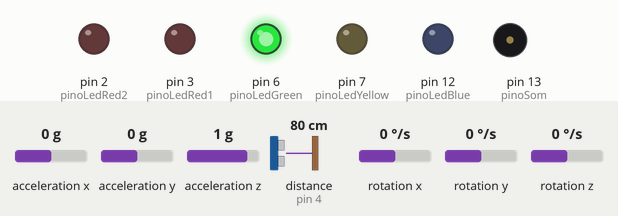
The sketch below on a simulated Arduino Uno, built with avr-gcc and run on an emulated ATmega328P. Shown: output pins drawn as LEDs (lit = HIGH), buzzer (waves = sounding). The test bench sets the inputs (shaded band); at power-on: distance to the obstacle (sensor on pin 4) 80 cm, acceleration y 0 g, acceleration x 0 g, acceleration z 1 g, rotation x 0 °/s, rotation y 0 °/s, rotation z 0 °/s. The echo pulse lasts 58.3 µs per cm.

Above: at 4.2 s.
4.3 s: distance to the obstacle (sensor on pin 4) set to 10 cm
5.8 s: distance to the obstacle (sensor on pin 4) set to 7 cm
At 6.2 s:
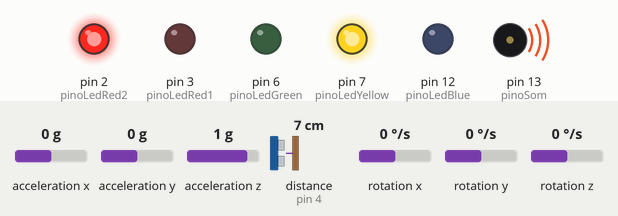
7.3 s: acceleration y set to 0.3 g
At 8.5 s:
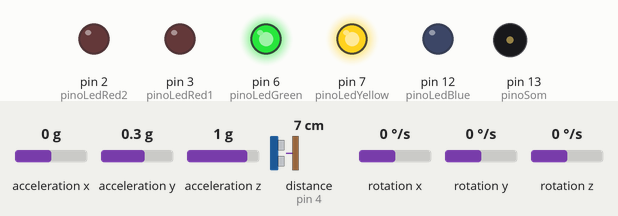
8.8 s: acceleration y set to 0.6 g
At 9.8 s:
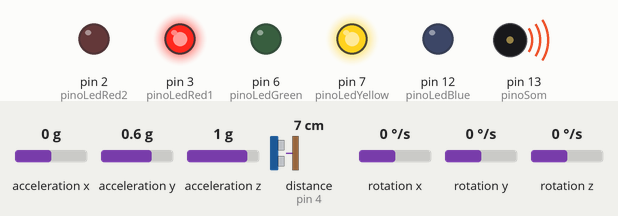
10.3 s: acceleration y set to -1.4 g
At 10.9 s:
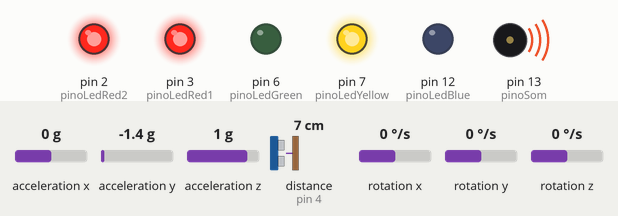
Timing chart, 0 to 13.3 s (numbered marks = the images above; inputs shaded):
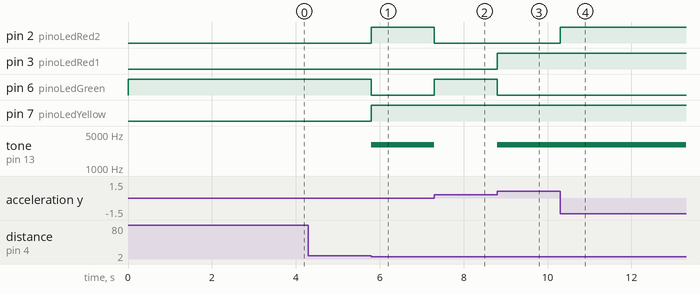

Measured:
- the behaviour switches between 9 and 8 cm on distance to the obstacle (sensor on pin 4) (found by bisection; images 0 and 1)
- the behaviour switches between 0.1 and 0.2 g on acceleration y (found by bisection; images 1 and 2)
- the behaviour switches between 0.4 and 0.5 g on acceleration y (found by bisection; images 2 and 3)
- after the input at 4.3 s, every drawn part: stays the same
- after the input at 5.8 s, pin 2 (pinoLedRed2), pin 7 (pinoLedYellow): LOW → HIGH at once; pin 6 (pinoLedGreen): HIGH → LOW at once; tone on pin 13 (pinoSom): silent → 3000 Hz at once
- after the input at 7.3 s, pin 2 (pinoLedRed2): HIGH → LOW at once; pin 6 (pinoLedGreen): LOW → HIGH at once; tone on pin 13 (pinoSom): 3000 Hz → silent at once
- after the input at 8.8 s, pin 3 (pinoLedRed1): LOW → HIGH at once; pin 6 (pinoLedGreen): HIGH → LOW at once; tone on pin 13 (pinoSom): silent → 3000 Hz at once
- after the input at 10.3 s, pin 2 (pinoLedRed2): LOW → HIGH at once

The sketch:

disp_contr_inclinacao_3_0.ino
```cpp
/*
 * Author: Bruno A Patrocinio
 * Version : 3.1.0
 */
#include <Ultrasonic.h>
#include <MPU6050_tockn.h>
#include <Wire.h>

//pin ultrassound sensor HC04
#define trigger 5
#define echo 4

//constants pin led and buzzer
const int pinoLedRed1 = 3;
const int pinoLedRed2 = 2;
const int pinoLedGreen = 6;
const int pinoLedYellow = 7;
const int pinoLedBlue = 12;
const int pinoSom = 13;

//prototype
void updateAcell();
void engagePrint();
void printData();
void orientation();
void isThereGlass();

//global vars
unsigned long timer = 0;
boolean ligado = false;
boolean isGlass = false;
float distanceCentimeters;
long bounceTimer;

MPU6050 acell(Wire); //obj do tipo MPU6050
Ultrasonic ultra(trigger, echo);

void setup() {
 Serial.begin(38400);
 //initial configs
 pinMode(trigger, OUTPUT);
 digitalWrite(trigger, LOW);
 pinMode(echo, INPUT);

 pinMode(pinoLedRed1, OUTPUT);
 pinMode(pinoLedRed2, OUTPUT);
 pinMode(pinoLedGreen, OUTPUT);
 pinMode(pinoLedYellow, OUTPUT);
 pinMode(pinoLedBlue, OUTPUT);
 pinMode(pinoSom, OUTPUT);

 //initial leds config
 digitalWrite(pinoLedRed1, LOW);
 digitalWrite(pinoLedRed2, LOW);
 digitalWrite(pinoLedYellow, LOW);
 digitalWrite(pinoLedBlue, LOW);
 digitalWrite(pinoLedGreen, HIGH);

 Wire.begin();
 acell.begin();
 //calculate the offset values
 acell.calcGyroOffsets(true);

}//end of setup

void loop() {
 updateAcell(); //call the function
 isThereGlass();
 orientation();
 engagePrint();

}// end of loop

void updateAcell(){
  acell.update(); //update the sensor data

}//end of updateAcell

void engagePrint(){
  if(Serial.available()){
    char c = Serial.read();
    if(c){
     switch(c){
      case 'l':
        ligado = true;
        break;
      case 'd':
        ligado = false;
        break;
      default:
        break;
     }
      c = NULL;
    }

  }

  if(ligado == true){
     printData();
  }else{
    //nada
  }

}//end of engagePrint

void printData(){
  int rawDataZ = acell.getRawAccZ();
  if(millis() - timer > 1000){

    Serial.println("=======================================================");
    Serial.print("accX : ");Serial.print(acell.getAccX());
    Serial.print("\tRaw Z: ");Serial.print(rawDataZ);
    Serial.print("\taccY : ");Serial.print(acell.getAccY());
    Serial.print("\taccZ : ");Serial.println(acell.getAccZ());
    Serial.print("gyroX : ");Serial.print(acell.getGyroX());
    Serial.print("\tgyroY : ");Serial.print(acell.getGyroY());
    Serial.print("\tgyroZ : ");Serial.println(acell.getGyroZ());
    Serial.print("accAngleX : ");Serial.print(acell.getAccAngleX());
    Serial.print("\taccAngleY : ");Serial.println(acell.getAccAngleY());
    Serial.print("gyroAngleX : ");Serial.print(acell.getGyroAngleX());
    Serial.print("\tgyroAngleY : ");Serial.print(acell.getGyroAngleY());
    Serial.print("\tgyroAngleZ : ");Serial.println(acell.getGyroAngleZ());
    Serial.print("angleX : ");Serial.print(acell.getAngleX());
    Serial.print("\tangleY : ");Serial.print(acell.getAngleY());
    Serial.print("\tangleZ : ");Serial.println(acell.getAngleZ());
    Serial.print("Dist. Cent: ");Serial.print(distanceCentimeters);
    Serial.print("\tIs There a Glass? ");Serial.println(isGlass);
    Serial.println("=======================================================\n");
    timer = millis();

  }
}//end of printData

void orientation(){
  float angleX = acell.getAngleX();
  float angleY = acell.getAngleY();
  int rawDataZ = acell.getRawAccZ();

 if(rawDataZ >= 12000 && isGlass == true){
    if(angleX > 23.50){
        digitalWrite(pinoLedRed1, HIGH);
        tone(pinoSom, 3000, 300); //speaker apita
        digitalWrite(pinoLedGreen, LOW);
    }
    else if(angleX < 6.30){
        digitalWrite(pinoLedRed2, HIGH);
        tone(pinoSom, 3000, 300); //speaker apita
        digitalWrite(pinoLedGreen, LOW);
    }
    else{
      digitalWrite(pinoLedRed1, LOW); // deixa o pino dos leds em LOW
      digitalWrite(pinoLedRed2, LOW);
      digitalWrite(pinoLedGreen, HIGH);
      noTone(pinoSom);
    }

  }
  else{
      digitalWrite(pinoLedRed1, LOW); // deixa o pino dos leds em LOW
      digitalWrite(pinoLedRed2, LOW);
      digitalWrite(pinoLedGreen, HIGH);
      noTone(pinoSom);
  }

}//end of orientation

void isThereGlass(){
  long microseg = ultra.timing();
  distanceCentimeters = ultra.convert(microseg,Ultrasonic::CM);
  if(distanceCentimeters < 8.00){
    isGlass = true;
    digitalWrite(pinoLedYellow, HIGH);
  }
  else{
    isGlass = false;
    digitalWrite(pinoLedYellow,LOW);
  }
}//end of isThereGlass
```
